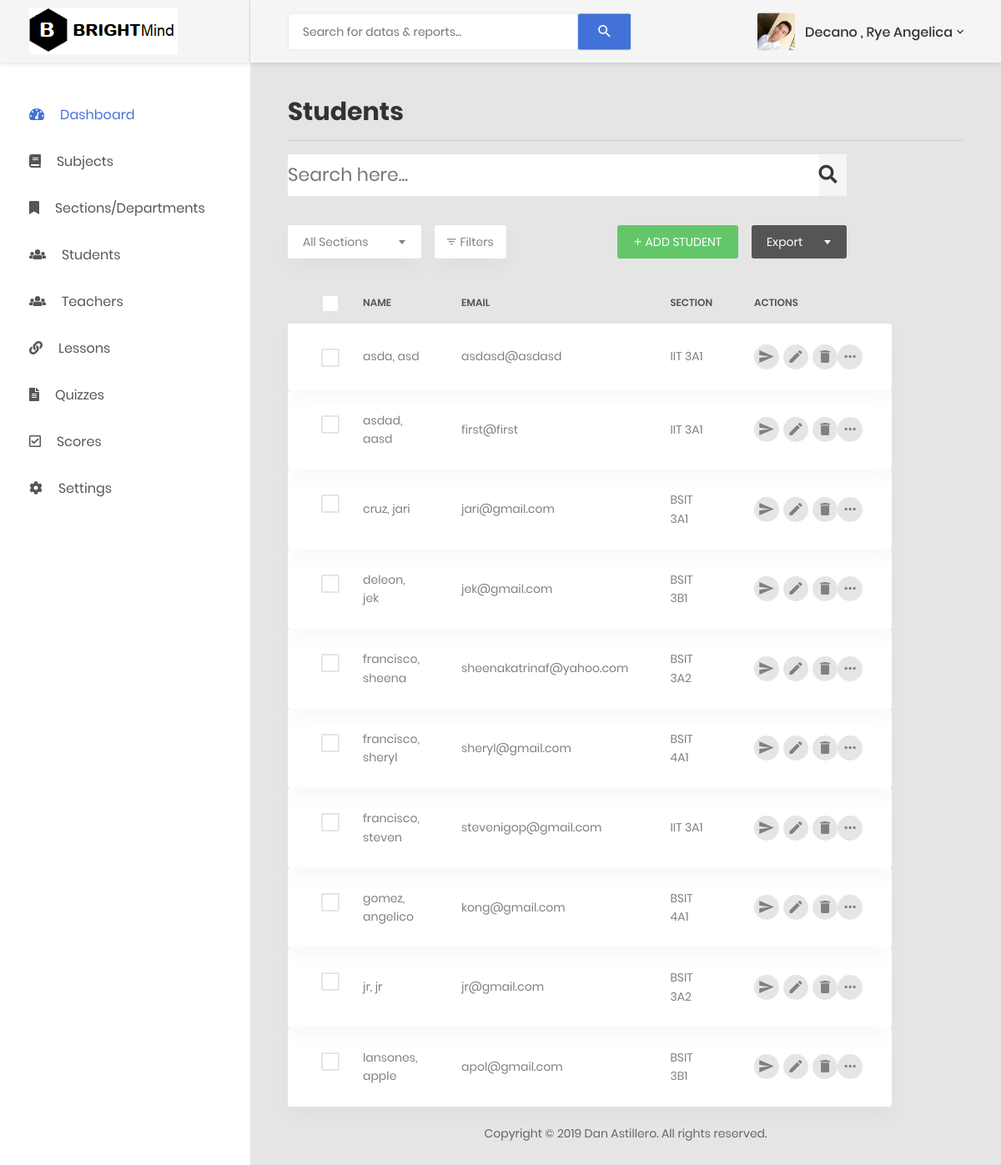
The page /teacherstudents.php (signed in) on the database as committed earlier.
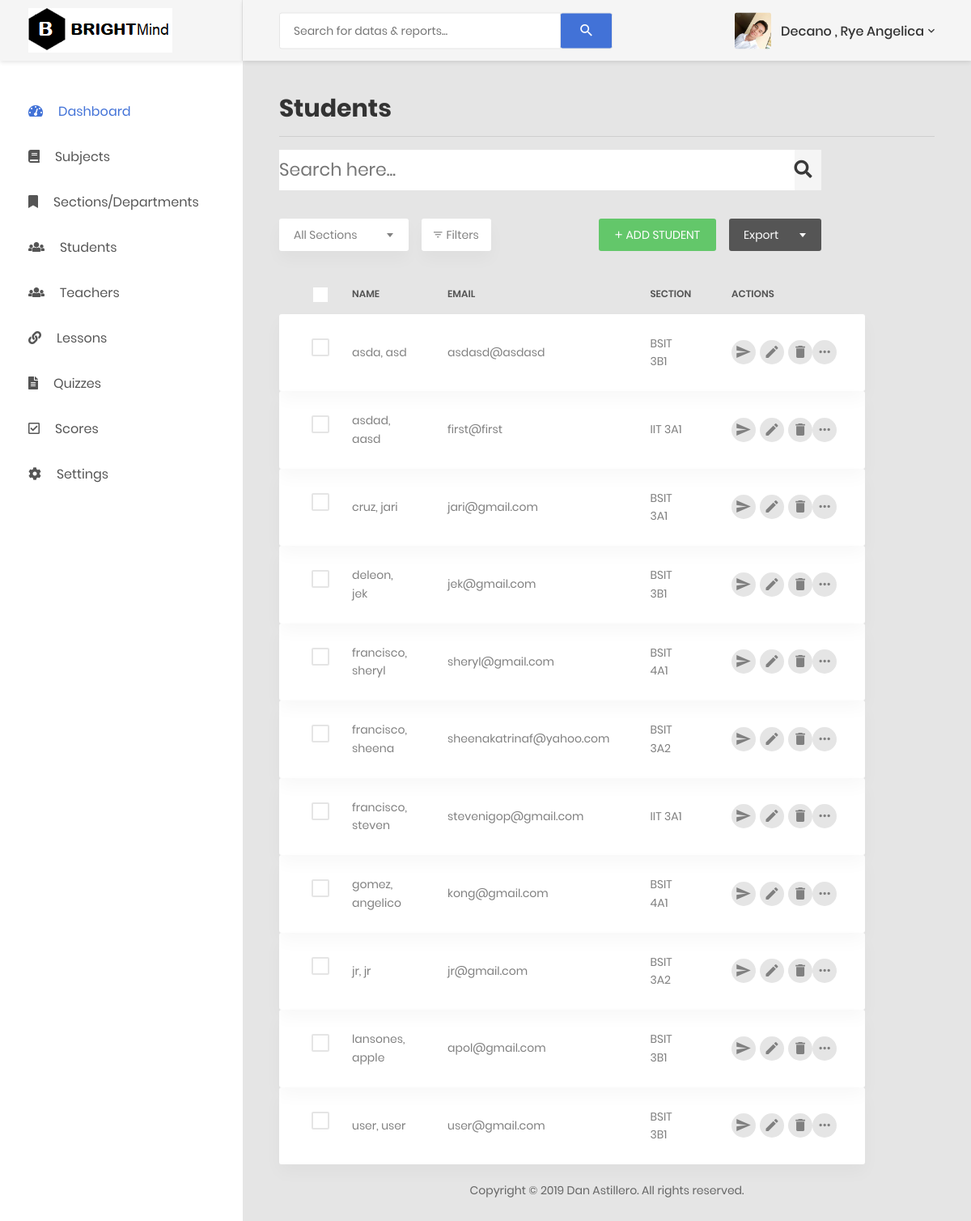
The same page on the database as committed later.
### tables this page shows
CREATE TABLE `userstbl` (
  `userid` int(10) NOT NULL,
  `email` varchar(100) NOT NULL,
  `password` varchar(100) NOT NULL,
  `fname` varchar(100) NOT NULL,
  `lname` varchar(100) NOT NULL,
  `mname` varchar(100) NOT NULL,
  `sectionid` int(10) NOT NULL
);

CREATE TABLE `sectiontbl` (
  `sectionid` int(10) NOT NULL,
  `sectionname` varchar(100) NOT NULL
);

### teacherstudents.php (the view, shortened to what the changed rows need)
<!DOCTYPE html>
<html lang="en">
<head>
    <link href="css/font-face.css" rel="stylesheet" media="all">
    <link href="vendor/font-awesome-4.7/css/font-awesome.min.css" rel="stylesheet" media="all">
    <link href="vendor/font-awesome-5/css/fontawesome-all.min.css" rel="stylesheet" media="all">
    <link href="vendor/mdi-font/css/material-design-iconic-font.min.css" rel="stylesheet" media="all">
    <link href="vendor/bootstrap-4.1/bootstrap.min.css" rel="stylesheet" media="all">
    <link href="vendor/animsition/animsition.min.css" rel="stylesheet" media="all">
    <link href="vendor/bootstrap-progressbar/bootstrap-progressbar-3.3.4.min.css" rel="stylesheet" media="all">
    <link href="vendor/wow/animate.css" rel="stylesheet" media="all">
    <link href="vendor/css-hamburgers/hamburgers.min.css" rel="stylesheet" media="all">
    <link href="vendor/slick/slick.css" rel="stylesheet" media="all">
    <link href="vendor/select2/select2.min.css" rel="stylesheet" media="all">
    <link href="vendor/perfect-scrollbar/perfect-scrollbar.css" rel="stylesheet" media="all">
    <link href="css/theme.css" rel="stylesheet" media="all">
</head>
<body class="animsition">
    <div class="page-wrapper">
        <div class="page-container">
            <?php include("teacherheader.php"); ?>
            <div class="main-content">
                <div class="section__content section__content--p30">
                    <div class="container-fluid">
                        <div>
                            <h2>Students</h2><hr/>
                        </div>
                        <div class="row">
                            <div class="col-md-10">
                                <div class="table-responsive table-responsive-data2">
                                  <table class="table table-data2">
                                        <thead>
                                            <tr>
                                                <th>
                                                    <label class="au-checkbox">
                                                        <span class="au-checkmark"></span>
                                                    </label>
                                                </th>
                                                <th>name</th>
                                                <th>email</th>
                                                <th>Section</th>
                                                <th>Actions</th>
                                            </tr>
                                        </thead>
                                        <tbody id="response">
                                        <?php
                                        $sql="SELECT userstbl.userid, userstbl.lname, userstbl.fname, userstbl.email, sectiontbl.sectionname from userstbl left join sectiontbl on userstbl.sectionid=sectiontbl.sectionid  order by userstbl.lname";
                                        $result=mysqli_query($con, $sql);
                                        if(mysqli_num_rows($result)){
                                        while($row = mysqli_fetch_array($result))
                                        {?>
                                            <tr class="tr-shadow">
                                                <td>
                                                    <label class="au-checkbox">
                                                        <span class="au-checkmark"></span>
                                                    </label>
                                                </td>
                                               <?php echo "<td>".$row['lname'].", ".$row['fname']."</td>"; ?>
                                               <?php echo "<td>".$row['email']."</td>";?>
                                               <?php echo "<td>".$row['sectionname']."</td>";?>
                                                <td>
                                                    <div class="table-data-feature">
                                                        <button onclick="setmodalid(<?php echo $row['userid']; ?>)" class="item" data-toggle="modal" data-placement="top" title="Send Notification" type="button" data-target="#sendnotif">
                                                            <i class="zmdi zmdi-mail-send"></i>
                                                        </button>
                                                        <button type="button" onclick="editstudent(<?php echo $row['userid']; ?>)" class="item" data-placement="top" title="Edit"  data-toggle="modal" data-target="#add">
                                                            <i class="zmdi zmdi-edit"></i>
                                                        </button>
                                                        <a href="<?php echo "process2.php?deletestudent=1&id=".$row['userid'] ?>">
                                                        <button class="item" data-toggle="tooltip" data-placement="top" title="Delete">
                                                            <i class="zmdi zmdi-delete"></i>
                                                        </button></a>
                                                        <button class="item" data-toggle="tooltip" data-placement="top" title="More">
                                                            <i class="zmdi zmdi-more"></i>
                                                        </button>
                                                    </div>
                                                </td>
                                            </tr>
                                        <?php
                                        }
                                    }else{
                                        echo "<tr><td></td><td></td><td>No data Found</td><td></td><td></td><td></td>
                                        </tr>";
                                    }
                                    ?>
                                        </tbody>
                                    </table>
                                </div>
                            </div>
                        </div>
                    </div>
                </div>
                    </div>
        </div>
    </div>
</body>
</html>

Rows that differ between the two databases and show on the page:
changed userstbl "asda": sectionid.sectionname "IIT 3A1" → "BSIT 3B1"
shown differently, row unchanged: userstbl "sheryl": moves up the list
added userstbl: lname "user", fname "user", email "user@gmail.com", sectionid.sectionname "BSIT 3B1"
